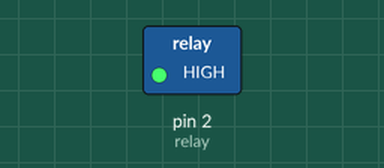
Recording of a sketch running on a simulated Arduino Uno, built with avr-gcc and run on an emulated ATmega328P. Parts: switched loads named in the sketch (green lamp = pin HIGH). Dashed ring = blinking.

Above: at 0.4 s.
Timing chart, 0 to 3.7 s (numbered marks = the images above):
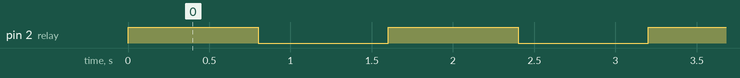

Measured:
- by itself, pin 2 (relay): alternates HIGH for 0.80 s and LOW for 0.80 s

The sketch:

relay.ino
```cpp
const int relay = 2;

void setup() {
  pinMode(relay,OUTPUT);
}

void loop() {
  digitalWrite(relay, HIGH);
  delay(800);
  digitalWrite(relay, LOW);
  delay(800);
}
```
